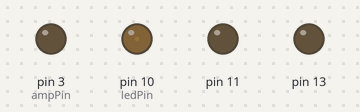
A sketch run on a simulated Arduino Uno, built with avr-gcc and run on an emulated ATmega328P. Shown: output pins drawn as LEDs (lit = HIGH).

Above: at 0.05 s.
At 1.65 s:
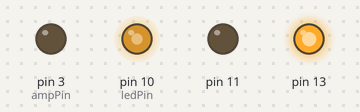
At 3.3 s:
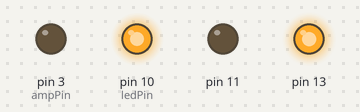
At 6.55 s:
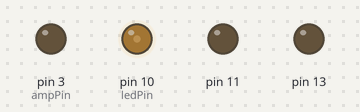
Timing chart, 0 to 9.9 s (numbered marks = the images above):
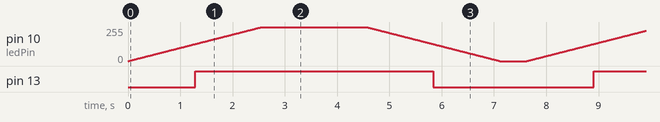

The sketch:

pwm-test.ino
```cpp
const int pinNums = 2;
int pins[pinNums];
void setup() {
  // put your setup code here, to run once:
  int ledPin = 10;
  int ampPin = 3;
  pins[0] = ledPin;
  pins[1] = ampPin;
  pinMode(ledPin, OUTPUT);
  pinMode(ampPin, OUTPUT);
  pinMode(11, OUTPUT);
}

void loop() {

  for (int brightness = 0; brightness < 255; brightness++) {
    analogWrite(10, brightness);
    analogWrite(13, brightness);
    delay(10);
  }


  delay(2000);

/*
  digitalWrite(11, 255);
  delay(100);
  digitalWrite(11, 0);
 */

  for (int brightness = 255; brightness >= 0; brightness--) {
    analogWrite(10, brightness);
    analogWrite(13, brightness);
    delay(10);
  }
  delay(500);
}

/*
void loop() {
  // put your main code here, to run repeatedly:
  for (int i = 0; i < pinNums; i++) {
    for (int j = 0; j < 255; j++) {
      analogWrite(pins[i], j);
      delay(20);
    }
  }
   for (int i = 0; i < pinNums; i++) {
    for (int j = 255; j >= 0; j--) {
      analogWrite(pins[i], j);
      delay(20);
    }
  }
}
*/
```

Measured:
- by itself, pin 13: alternates HIGH for 4.6 s and LOW for 3.1 s
